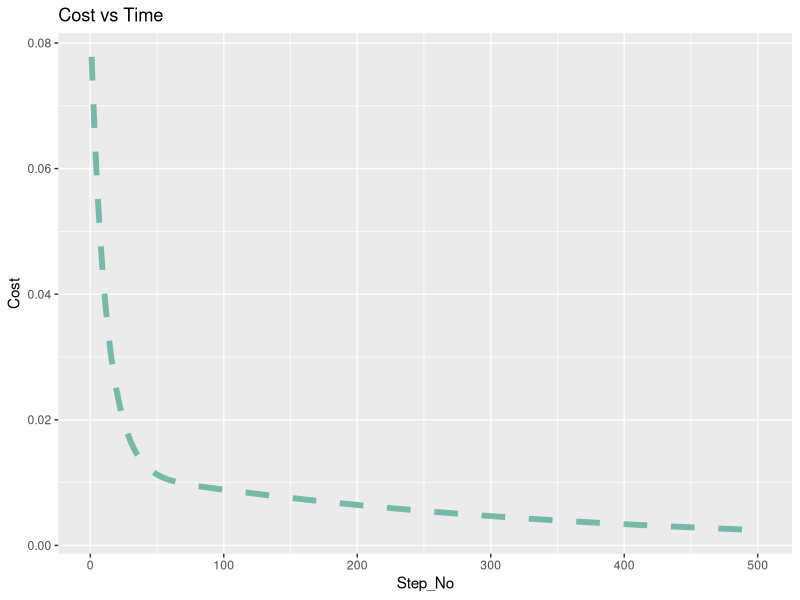

Here is the R script that generated this plot:
library(ggplot2)

get_cost <- function(W, Y, X) {
  cost <- norm(x = (X %*% matrix(t(W)) - Y) ^ 2, type = "2")
  return(cost)
}

get_gradient <- function(W, Y, X) {
  gradient <- t(X) %*% X %*% W - t(X) %*% Y
  return(gradient)
}

# Descent step
stepwise_descent <- function(W, Y, X, learning_rate) {
  gradient <- get_gradient(W, Y, X)
  subtrahend <-  learning_rate * gradient
  W <- W - subtrahend
  return(W)
}

# Looping stepwise_descent
gradient_descent <- function(W, Y, X, learning_rate, no_of_steps) { # cost_grad_record: A detailed history of costs, weights, and gradients at each step of gradient descent
  
  ### Code required just for record-keeping, not for gradient descent!
  cost_grad_table <- data.frame(matrix(ncol = 4, nrow = 0))
  colnames(cost_grad_table) <- c("Step_No", "Cost", "Weights", "Gradient")
  ###
  
  i <- 1
  for (i in 1: no_of_steps) {
    
    ### Code required just for record-keeping, not for gradient descent!
    cost <- get_cost(W, Y, X)
    gradient <- get_gradient(W, Y, X)
    cost_grad_record <- cbind(i, cost, W, gradient)
    colnames(cost_grad_record) <- c("Step_No", "Cost", "Weights", "Gradient")
    cost_grad_table <- rbind(cost_grad_table, cost_grad_record)
    ###
    
    W <- stepwise_descent(W, Y, X, learning_rate)
  }
  
  ### Code required just for record-keeping, not for gradient descent!
  final_cost <- get_cost(W, Y, X)
  final_gradient <- get_gradient(W, Y, X)
  final_cost_grad_record <- cbind(i + 1, final_cost, W, final_gradient)
  colnames(final_cost_grad_record) <- c("Step_No", "Cost", "Weights", "Gradient")
  cost_grad_table <- rbind(cost_grad_table, final_cost_grad_record)
  ### 
  
  weights_and_record <- list(W, cost_grad_table)
  names(weights_and_record) <- c("Final_Weights", "Record")
  
  return(weights_and_record)
}

# DESIGN:
# Input (3 x 3 matrix) 
#   x                     -> output (3 x 1 vector)
# weights (3 x 1 vector)

input <- matrix(rnorm(3 * 3, mean = 0, sd = 1), 3, 3)
output <- c(1, 0, 0)
weights <- matrix(rnorm(3, mean = 0, sd = 1), 3, 1)

weights_and_record <- gradient_descent(weights, output, input, learning_rate =  0.01, no_of_steps = 500)
final_weights <- weights_and_record$Final_Weights
print(weights_and_record)

record <- weights_and_record$Record

ggplot(record, aes(x = Step_No, y = Cost)) +
  geom_line(color="#69b3a2", size=2, alpha=0.9, linetype=2) +
  ggtitle("Cost vs Time")

